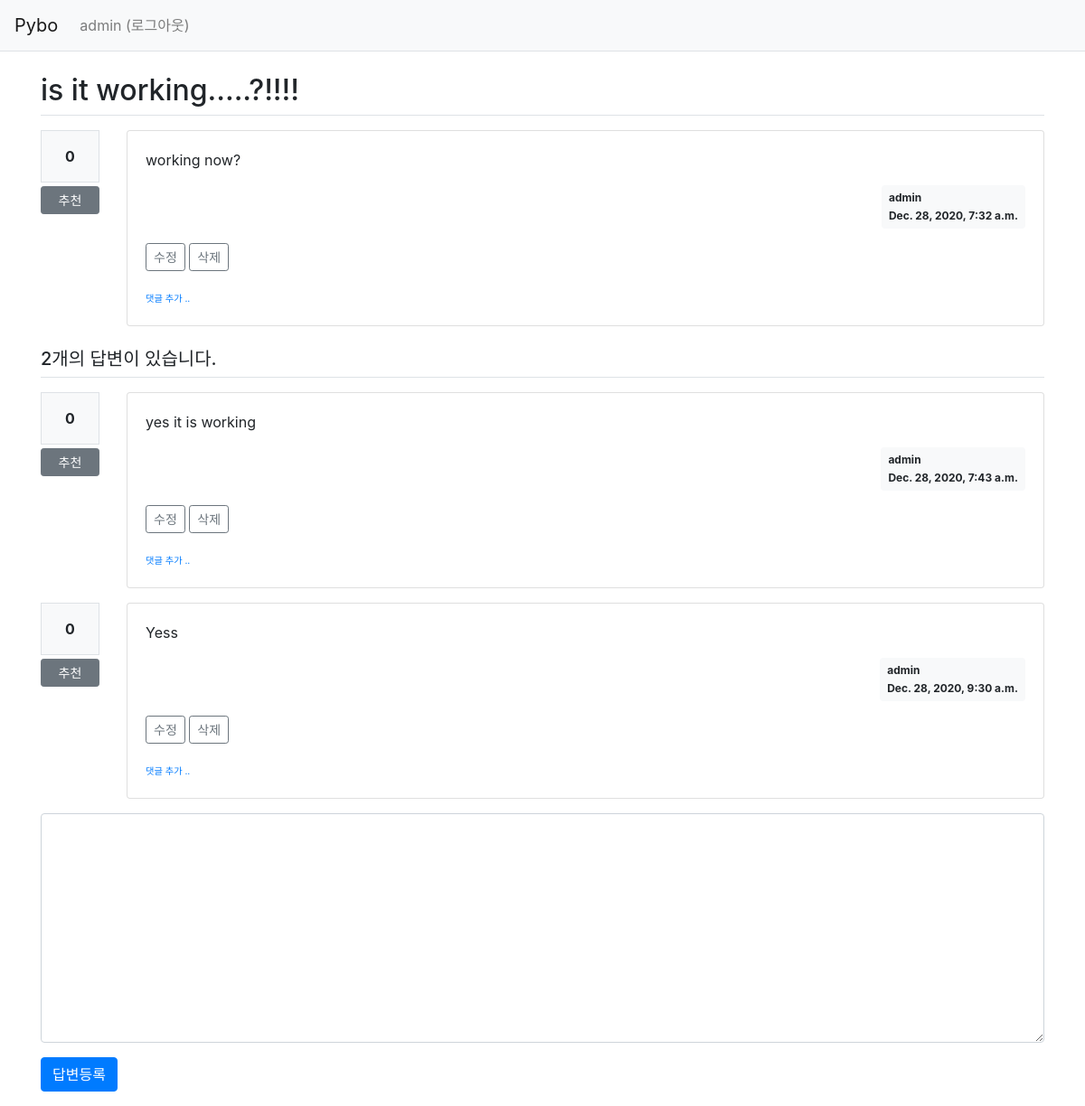
Before: /pybo/2/ (signed in) with the older database file.
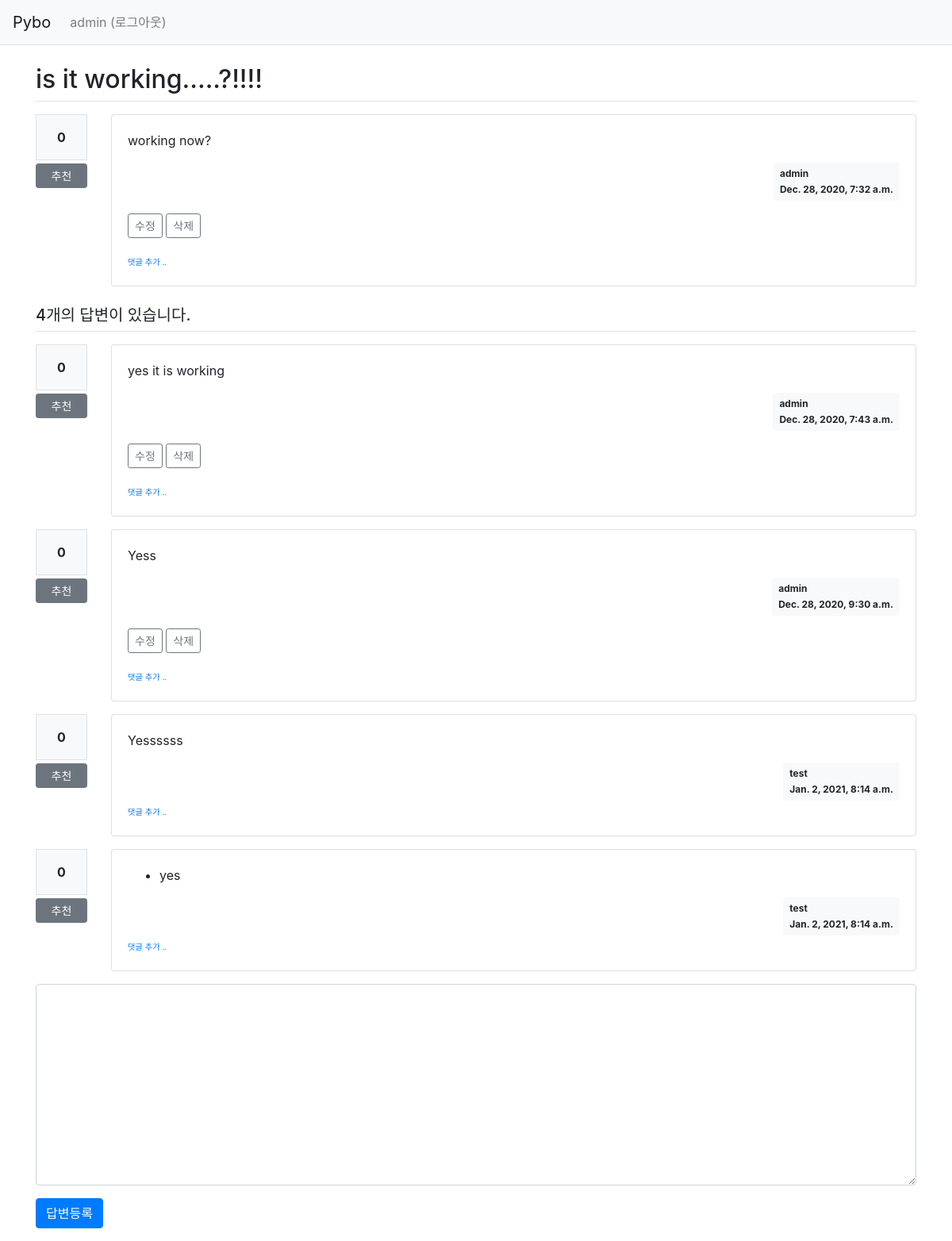
After: the same page with the newer database file.
### pybo/models.py (models this page shows, shortened)
class Question(models.Model):
    author = models.ForeignKey(User, on_delete=models.CASCADE, related_name='author_question')
    subject = models.CharField(max_length=200)
    content = models.TextField()
    create_date = models.DateTimeField()
    modify_date = models.DateTimeField(null=True, blank=True)
    voter = models.ManyToManyField(User, related_name='voter_question')

class Answer(models.Model):
    author = models.ForeignKey(User, on_delete=models.CASCADE, related_name='author_answer')
    question = models.ForeignKey(Question, on_delete=models.CASCADE)
    content = models.TextField()
    create_date = models.DateTimeField()
    modify_date = models.DateTimeField(null=True, blank=True)
    voter = models.ManyToManyField(User, related_name='voter_answer')

### pybo/views/base_views.py (the view)
def detail(request, question_id):
    question = get_object_or_404(Question, pk=question_id)
    context = {'question': question}
    return render(request, 'pybo/question_detail.html', context)

### pybo/templatetags/pybo_filter.py (called while the page is built)
@register.filter()
def mark(value):
    extensions = ["nl2br", "fenced_code"]
    return mark_safe(markdown.markdown(value, extensions=extensions))

### templates/pybo/question_detail.html (shortened to what this page needs)
{% extends 'base.html' %}
{% load pybo_filter %}
{% block content %}
<div class="container my-3">
    <h2 class="border-bottom py-2">{{ question.subject }}</h2>
    <div class="row my-3">
        <div class="col-1">
            <div class="bg-light text-center p-3 border font-weight-bolder mb-1">{{question.voter.count}}</div>
            <a href="#" data-uri="{% url 'pybo:vote_question' question.id  %}"
               class="recommend btn btn-sm btn-secondary btn-block my-1">추천</a>
        </div>
        <div class="col-11">
            <div class="card">
                <div class="card-body">
                    <div class="card-text">{{ question.content|mark }}</div>
                    <div class="d-flex justify-content-end">
                        <div class="badge badge-light p-2 text-left">
                            <div class="mb-2">{{ question.author.username }}</div>
                            <div>{{ question.create_date }}</div>
                        </div>
                    </div>
                    {% if request.user == question.author %}
                    <div class="my-3">
                        <a href="{% url 'pybo:question_modify' question.id  %}"
                           class="btn btn-sm btn-outline-secondary">수정</a>
                        <a href="#" class="delete btn btn-sm btn-outline-secondary"
                           data-uri="{% url 'pybo:question_delete' question.id  %}">삭제</a>
                    </div>
                    {% endif %}
                    <div>
                        <a href="{% url 'pybo:comment_create_question' question.id  %}"
                           class="small"><small>댓글 추가 ..</small></a>
                    </div>
                </div>
            </div>
        </div>
    </div>
    <h5 class="border-bottom my-3 py-2">{{question.answer_set.count}}개의 답변이 있습니다.</h5>
    {% for answer in question.answer_set.all %}
    <div class="row my-3">
        <div class="col-1">
            <div class="bg-light text-center p-3 border font-weight-bolder mb-1">{{answer.voter.count}}</div>
            <a href="#" data-uri="{% url 'pybo:vote_answer' answer.id  %}"
                class="recommend btn btn-sm btn-secondary btn-block my-1">추천</a>
        </div>
        <div class="col-11">
            <div class="card">
                <div class="card-body">
                    <div class="card-text">{{ answer.content|mark }}</div>
                    <div class="d-flex justify-content-end">
                        <div class="badge badge-light p-2 text-left">
                            <div class="mb-2">{{ answer.author.username }}</div>
                            <div>{{ answer.create_date }}</div>
                        </div>
                    </div>
                    {% if request.user == answer.author %}
                    <div class="my-3">
                        <a href="{% url 'pybo:answer_modify' answer.id  %}"
                           class="btn btn-sm btn-outline-secondary">수정</a>
                        <a href="#" class="delete btn btn-sm btn-outline-secondary "
                           data-uri="{% url 'pybo:answer_delete' answer.id  %}">삭제</a>
                    </div>
                    {% endif %}
                    <div>
                        <a href="{% url 'pybo:comment_create_answer' answer.id  %}"
                           class="small"><small>댓글 추가 ..</small></a>
                    </div>
                </div>
            </div>
        </div>
    </div>
    {% endfor %}
    <form action="{% url 'pybo:answer_create' question.id %}" method="post" class="my-3">
        <div class="form-group">
            <textarea {% if not user.is_authenticated %}disabled{% endif %}
              name="content" id="content" class="form-control" rows="10"></textarea>
        </div>
        <input type="submit" value="답변등록" class="btn btn-primary">
    </form>
</div>
{% endblock %}

Changed rows visible on the page:
computed for Question "is it working.....?!!!!": answer_set.count "2" → "4"
added Answer: voter.count "0", content|mark "Yessssss", author.username "test", create_date "Jan. 2, 2021, 8:14 a.m."
added Answer: voter.count "0", content|mark "yes", author.username "test", create_date "Jan. 2, 2021, 8:14 a.m."
